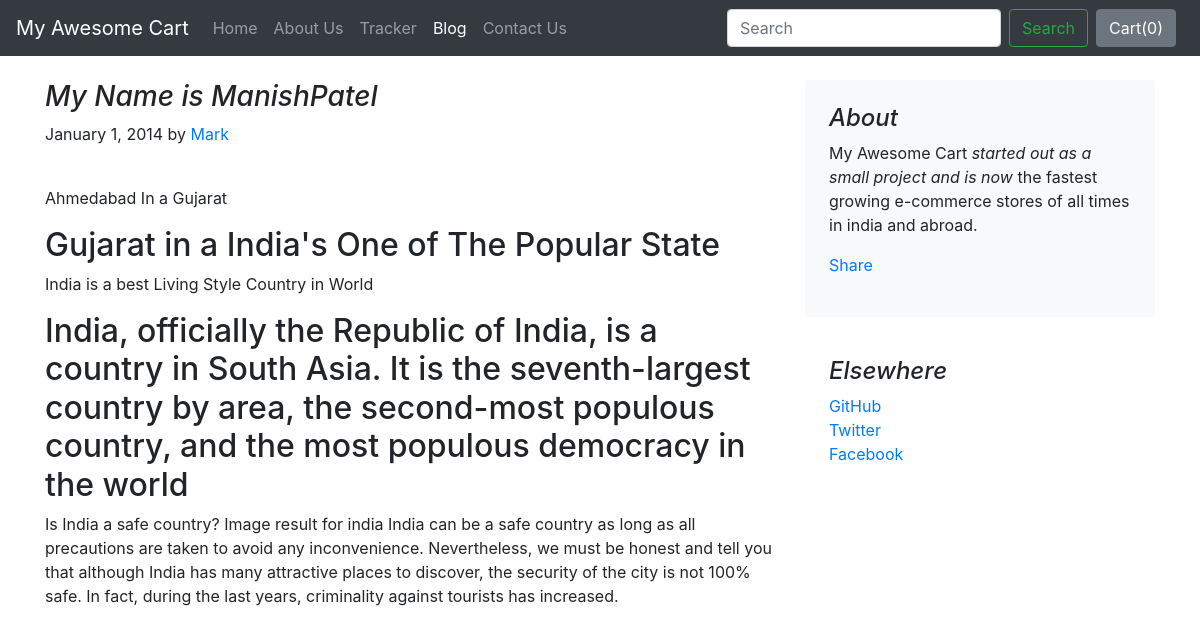
The page /blog/blogpost/1 on the database its author committed.
### blog/models.py (models this page shows)
class Blogpost(models.Model):
    post_id = models.AutoField(primary_key=True)
    title = models.CharField(max_length=50)
    head0 = models.CharField(max_length=500, default="")
    chead0 = models.CharField(max_length=5000, default="")
    head1 = models.CharField(max_length=500, default="")
    chead1 = models.CharField(max_length=5000, default="")
    head2 = models.CharField(max_length=500, default="")
    chead2 = models.CharField(max_length=5000, default="")
    pub_date = models.DateField()
    thumbnail = models.ImageField(upload_to='shop/images', default="")
    def __str__(self):
        return self.title

### blog/views.py (the view)
# urls.py: path("blogpost/<int:id>", views.blogpost, name="blogHome")
def blogpost(request, id):
    post = Blogpost.objects.filter(post_id = id)[0]
    print(post)
    return render(request, 'blog/blogpost.html',
                  {'post':post})

### blog/templates/blog/blogpost.html (shortened to what this page needs)
{% extends 'blog/basic.html' %}
{% block body %}
<div class="container">
    <div class="row mt-4">
        <div class="col-md-8 blog-main">
            <h3 class="font-italic">
                {{post.title}}
            </h3>
            <div class="blog-post">
                <p class="blog-post-meta">January 1, 2014 by <a href="#">Mark</a></p>
                <div class="fb-like" data-href="http://127.0.0.1:8000/blog/blogpost/{{post.post_id}}" data-width="" data-layout="button" data-action="like" data-size="large" data-share="true"></div><br>
                <p>{{post.chead0}}</p>
                <h2>{{post.head1}}</h2>
                <p>{{post.chead1}}</p>
                <h2>{{post.head2}}</h2>
                <p>{{post.chead2}}</p>
            </div>
        </div>
        <aside class="col-md-4 blog-sidebar">
            <div class="p-4 mb-3 bg-light rounded">
                <h4 class="font-italic">About</h4>
                <p class="mb-0">My Awesome Cart <em>started out as a small project and is now</em> the fastest growing e-commerce stores of all times in india and abroad.</p>
                <div class="my-3 fb-share-button" data-href="http://127.0.0.1:8000/blog/blogpost/{{post.post_id}}" data-layout="button_count" data-size="large"><a target="_blank" href="https://www.facebook.com/sharer/sharer.php?u=http%3A%2F%2F127.0.0.1%3A8000%2Fblog%2Fblogpost%2F4&src=sdkpreparse" class="fb-xfbml-parse-ignore">Share</a></div>
            </div>
            <div class="p-4">
                <h4 class="font-italic">Elsewhere</h4>
                <ol class="list-unstyled">
                    <li><a href="#">GitHub</a></li>
                    <li><a href="#">Twitter</a></li>
                    <li><a href="#">Facebook</a></li>
                </ol>
            </div>
        </aside>
    </div>
</div>
{% endblock %}

### rows shown on the page
Blogpost: title "My Name is ManishPatel", chead0 "Ahmedabad In a Gujarat", head1 "Gujarat in a India's One of The Popular State", chead1 "India is a best Living Style Country in World", head2 "India, officially the Republic of India, is a country in South Asia. It is the seventh-largest country by area, the second-most populous country, and the most populous democracy in the world", chead2 "Is India a safe country? Image result for india India can be a safe country as long as all precautions are taken to avoid any inconvenience. Nevertheless, we must be honest and tell you that although India has many attractive places to discover, the security of the city is not 100% safe. In fact, during the last years, criminality against tourists has increased."
